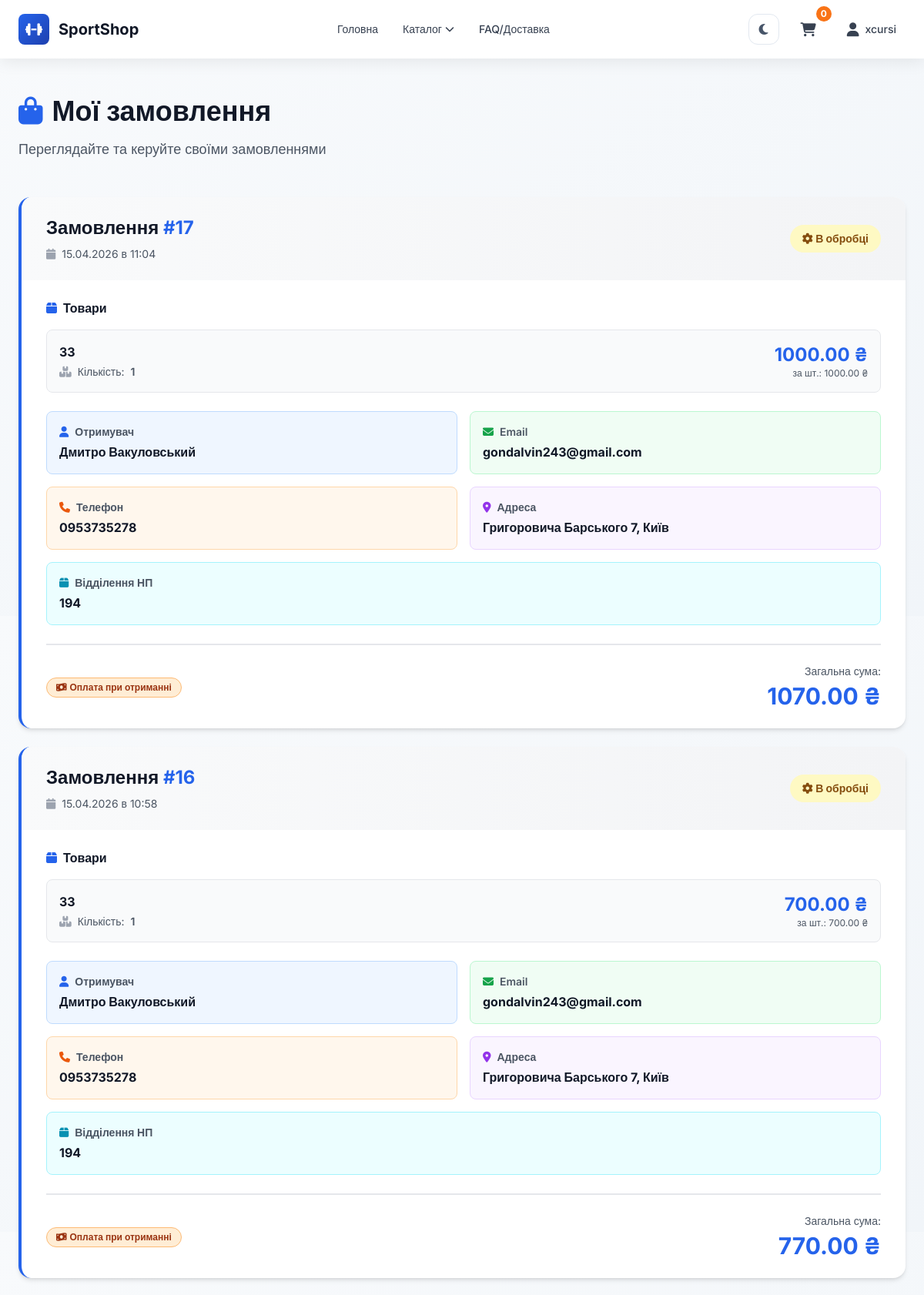
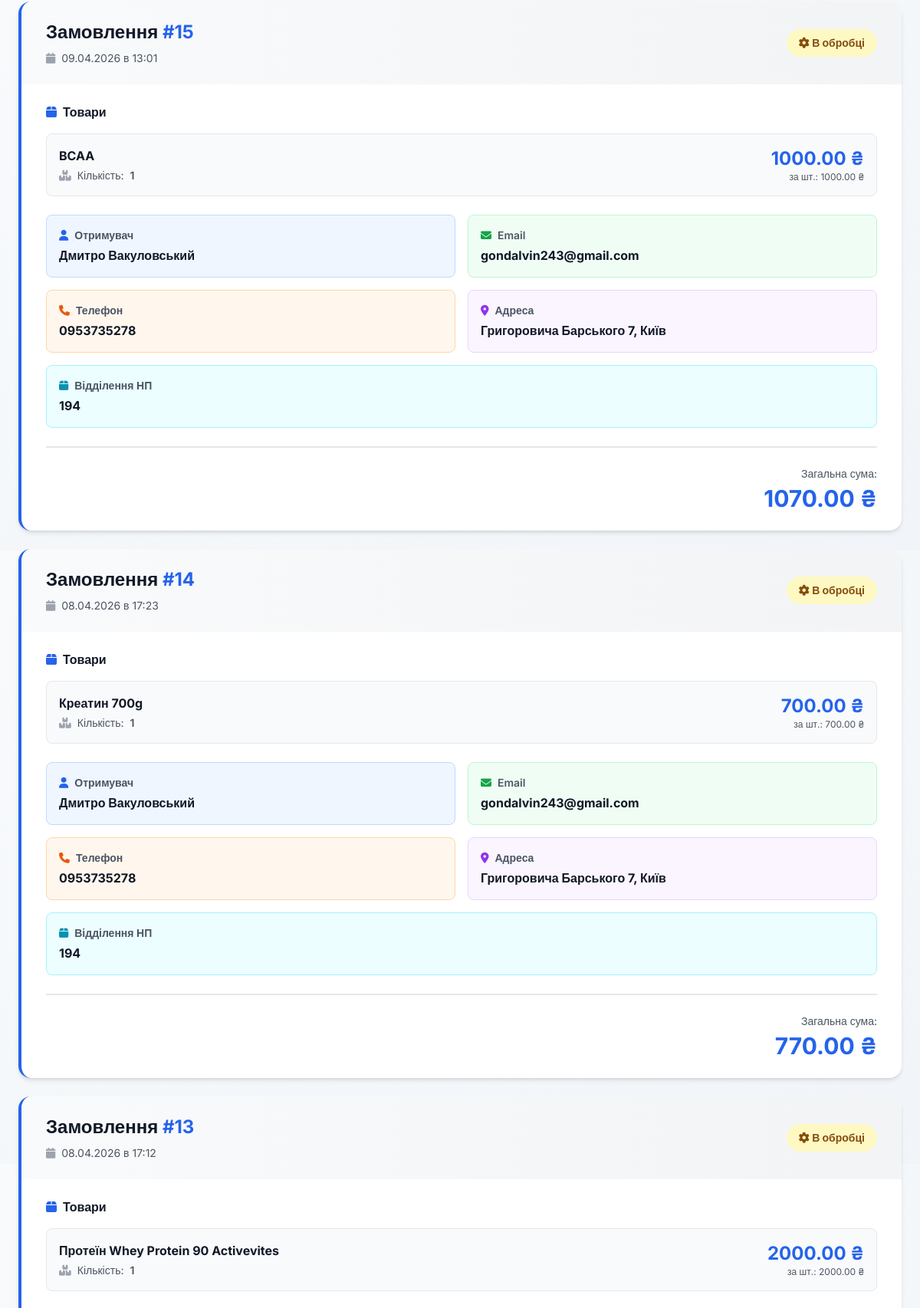
The app's page /orders/ (signed in, upper part) with its own data (2 pictures, top to bottom).
### shop/models.py (models this page shows, shortened)
class Customer(models.Model):
    username = models.CharField(max_length=150, unique=True)
    email = models.EmailField(unique=True)
    password = models.CharField(max_length=255)
    first_name = models.CharField(max_length=100, blank=True)
    last_name = models.CharField(max_length=100, blank=True)
    phone = models.CharField(max_length=20, blank=True)
    address = models.CharField(max_length=255, blank=True)
    city = models.CharField(max_length=100, blank=True)
    postal_code = models.CharField(max_length=20, blank=True)
    created_at = models.DateTimeField(auto_now_add=True)
    updated_at = models.DateTimeField(auto_now=True)
    is_active = models.BooleanField(default=True)

class Order(models.Model):
    customer = models.ForeignKey(Customer, on_delete=models.SET_NULL, null=True, blank=True, related_name='orders')
    first_name = models.CharField(max_length=50, blank=True)
    last_name = models.CharField(max_length=50, blank=True)
    email = models.EmailField(blank=True)
    phone = models.CharField(max_length=20, blank=True)
    address = models.CharField(max_length=255, blank=True)
    city = models.CharField(max_length=100, blank=True)
    postal_code = models.CharField(max_length=20, blank=True)
    postal_branch = models.CharField(max_length=100, blank=True)
    delivery_method = models.CharField(max_length=20, choices=DELIVERY_METHOD_CHOICES, default='np_branch', blank=True)
    payment_method = models.CharField(max_length=20, blank=True)
    payment_status = models.CharField(max_length=20, choices=PAYMENT_STATUS_CHOICES, default='pending')
    total = models.DecimalField(max_digits=10, decimal_places=2)
    shipping_cost = models.DecimalField(max_digits=10, decimal_places=2, default=0)
    created_at = models.DateTimeField(auto_now_add=True)
    status = models.CharField(max_length=20, choices=STATUS_CHOICES, default='processing')
    liqpay_token = models.CharField(max_length=64, blank=True, default='')

class OrderItem(models.Model):
    order = models.ForeignKey(Order, on_delete=models.CASCADE, related_name='items')
    product = models.ForeignKey('Product', on_delete=models.CASCADE)
    variant = models.ForeignKey('ProductVariant', on_delete=models.SET_NULL, null=True, blank=True)
    quantity = models.PositiveIntegerField(default=1)
    price = models.DecimalField(max_digits=10, decimal_places=2, null=True, blank=True)
    def total_price(self):
        qty = self.quantity if self.quantity is not None else 0
        prc = self.price if self.price is not None else 0
        return qty * prc

class Product(models.Model):
    name = models.CharField(max_length=200)
    stock_quantity = models.PositiveIntegerField(default=0, help_text="Кількість в наявності (використовується тільки якщо немає смаків)")
    description = models.TextField(blank=True)
    category = models.ForeignKey(Category, on_delete=models.SET_NULL, null=True, related_name='products')  # Категорія
    created_at = models.DateTimeField(auto_now_add=True)

### shop/views.py (the view)
# urls.py: path('orders/', views.orders, name='orders'),
def orders(request):
    customer_id = request.session.get('customer_id')
    if not customer_id:
        return redirect('shop:login')
    try:
        customer = Customer.objects.get(id=customer_id)
        user_orders = Order.objects.filter(customer=customer).order_by('-created_at')
        return render(request, 'shop/orders.html', {
            'orders': user_orders
        })
    except Customer.DoesNotExist:
        return redirect('shop:login')

### shop/context_processors.py (called while the page is built)
def cart_count(request):
    cart = request.session.get('cart', {})
    total_count = 0
    for quantity in cart.values():
        try:
            total_count += int(quantity)
        except (TypeError, ValueError):
            continue
    return {'cart_count': total_count}

def global_categories(request):
    categories = Category.objects.filter(parent__isnull=True).prefetch_related('subcategories')
    return {'parent_categories': categories}

def get_catalog_url(request):
    filters = request.session.get('catalog_filters', {})
    url = reverse('shop:catalog')
    if filters:
        url += '?' + urlencode(filters)
    return {'get_catalog_url': url}

### shop/templates/shop/orders.html (shortened to what this page needs)
{% extends 'shop/base.html' %}
{% block content %}
<div class="mb-12 fade-in-up">
    <div class="flex items-center gap-3 mb-4">
        <h1 class="text-3xl sm:text-4xl font-bold text-gray-900 flex items-center gap-3">
            <i class="fas fa-shopping-bag text-blue-600"></i> Мої замовлення
        </h1>
    </div>
    <p class="text-gray-600 text-lg">Переглядайте та керуйте своїми замовленнями</p>
</div>
{% if orders %}
    <div class="space-y-6 fade-in-up">
        {% for order in orders %}
            <div class="bg-white rounded-2xl shadow-md hover:shadow-lg transition border-l-4 border-blue-600 overflow-hidden">
                <div class="bg-gradient-to-r from-gray-50 to-gray-100 px-6 sm:px-8 py-6 flex flex-col sm:flex-row justify-between items-start sm:items-center gap-4">
                    <div>
                        <p class="text-2xl font-bold text-gray-900">Замовлення <span class="text-blue-600">#{{order.id}}</span></p>
                        <p class="text-gray-600 text-sm flex items-center gap-2 mt-2">
                            <i class="fas fa-calendar text-gray-400"></i>
                            {{ order.created_at|date:"d.m.Y в H:i" }}
                        </p>
                    </div>
                    <span class="px-4 py-2 rounded-full text-sm font-bold whitespace-nowrap
                        {% if order.status == 'new' %}
                            bg-blue-100 text-blue-800
                        {% elif order.status == 'processing' %}
                            bg-yellow-100 text-yellow-800
                        {% elif order.status == 'shipped' %}
                            bg-purple-100 text-purple-800
                        {% elif order.status == 'completed' %}
                            bg-green-100 text-green-800
                        {% else %}
                            bg-gray-100 text-gray-800
                        {% endif %}
                    ">
                        {% if order.status == 'new' %}
                            <i class="fas fa-hourglass-start"></i> Нове
                        {% elif order.status == 'processing' %}
                            <i class="fas fa-cog"></i> В обробці
                        {% elif order.status == 'shipped' %}
                            <i class="fas fa-truck"></i> Відправлено
                        {% elif order.status == 'completed' %}
                            <i class="fas fa-check-circle"></i> Виконано
                        {% else %}
                            Невідомий статус
                        {% endif %}
                    </span>
                </div>
                <div class="px-6 sm:px-8 py-6 space-y-6">
                    <div>
                        <h3 class="font-bold text-gray-900 mb-4 flex items-center gap-2">
                            <i class="fas fa-box text-blue-600"></i> Товари
                        </h3>
                        <div class="space-y-3">
                            {% for item in order.items.all %}
                                <div class="flex items-center justify-between bg-gray-50 p-4 rounded-lg border border-gray-200">
                                    <div class="flex-1">
                                        <p class="font-bold text-gray-900">{{ item.product.name }}</p>
                                        <p class="text-sm text-gray-600 flex items-center gap-2 mt-1">
                                            <i class="fas fa-boxes text-gray-400"></i>
                                            Кількість: <span class="font-semibold">{{ item.quantity }}</span>
                                        </p>
                                    </div>
                                    <div class="text-right">
                                        <p class="text-2xl font-bold text-blue-600">{{ item.total_price|floatformat:2 }} ₴</p>
                                        <p class="text-xs text-gray-600">за шт.: {{ item.price }} ₴</p>
                                    </div>
                                </div>
                            {% endfor %}
                        </div>
                    </div>
                    <div class="grid grid-cols-1 sm:grid-cols-2 gap-4">
                        <div class="bg-blue-50 border border-blue-200 rounded-lg p-4">
                            <p class="text-gray-600 text-sm font-semibold mb-1 flex items-center gap-2">
                                <i class="fas fa-user text-blue-600"></i> Отримувач
                            </p>
                            <p class="font-bold text-gray-900">{{ order.first_name }} {{ order.last_name }}</p>
                        </div>
                        <div class="bg-green-50 border border-green-200 rounded-lg p-4">
                            <p class="text-gray-600 text-sm font-semibold mb-1 flex items-center gap-2">
                                <i class="fas fa-envelope text-green-600"></i> Email
                            </p>
                            <p class="font-bold text-gray-900 break-all">{{ order.email }}</p>
                        </div>
                        <div class="bg-orange-50 border border-orange-200 rounded-lg p-4">
                            <p class="text-gray-600 text-sm font-semibold mb-1 flex items-center gap-2">
                                <i class="fas fa-phone text-orange-600"></i> Телефон
                            </p>
                            <p class="font-bold text-gray-900">{{ order.phone }}</p>
                        </div>
                        {% if order.address %}
                            <div class="bg-purple-50 border border-purple-200 rounded-lg p-4">
                                <p class="text-gray-600 text-sm font-semibold mb-1 flex items-center gap-2">
                                    <i class="fas fa-map-marker-alt text-purple-600"></i> Адреса
                                </p>
                                <p class="font-bold text-gray-900">
                                    {{ order.address }}{% if order.city %}, {{ order.city }}{% endif %}
                                </p>
                            </div>
                        {% endif %}
                        {% if order.postal_branch %}
                            {% if order.delivery_method == 'np_branch' or order.delivery_method == 'nova_poshta' %}
                                <div class="bg-cyan-50 border border-cyan-200 rounded-lg p-4 sm:col-span-2">
                                    <p class="text-gray-600 text-sm font-semibold mb-1 flex items-center gap-2">
                                        <i class="fas fa-box text-cyan-600"></i> Відділення НП
                                    </p>
                                    <p class="font-bold text-gray-900">{{ order.postal_branch }}</p>
                                </div>
                            {% endif %}
                        {% endif %}
                    </div>
                    <div class="flex justify-between items-center pt-6 border-t-2 border-gray-200">
                        <div>
                            {% if order.payment_status == 'paid' %}
                                <span class="inline-flex items-center gap-1 bg-green-100 text-green-800 font-semibold text-xs px-3 py-1 rounded-full border border-green-300">
                                    <i class="fas fa-check-circle"></i> Оплачено
                                </span>
                            {% elif order.payment_status == 'cod' %}
                                <span class="inline-flex items-center gap-1 bg-orange-100 text-orange-800 font-semibold text-xs px-3 py-1 rounded-full border border-orange-300">
                                    <i class="fas fa-money-bill-wave"></i> Оплата при отриманні
                                </span>
                            {% elif order.payment_status == 'failed' %}
                                <span class="inline-flex items-center gap-1 bg-red-100 text-red-800 font-semibold text-xs px-3 py-1 rounded-full border border-red-300">
                                    <i class="fas fa-times-circle"></i> Помилка оплати
                                </span>
                            {% endif %}
                        </div>
                        <div class="text-right">
                            <p class="text-sm text-gray-600 mb-1">Загальна сума:</p>
                            <p class="text-3xl font-bold text-blue-600">{{ order.total|floatformat:2 }} ₴</p>
                        </div>
                    </div>
                </div>
            </div>
        {% endfor %}
    </div>
{% endif %}
{% endblock %}

### shop/templates/shop/base.html (shortened to what this page needs)
{% load static %}
<!DOCTYPE html>
<html lang="uk">
<head>
    <script src="https://cdn.tailwindcss.com"></script>
    <link rel="stylesheet" href="https://cdnjs.cloudflare.com/ajax/libs/font-awesome/6.4.0/css/all.min.css">
    <link rel="stylesheet" href="{% static 'shop/style.css' %}">
</head>
<body class="min-h-screen flex flex-col bg-gradient-to-br from-slate-50 to-slate-100 text-gray-900">
<header class="bg-white header-shadow sticky top-0 z-30 transition-shadow">
    <div class="max-w-7xl mx-auto px-4 sm:px-6 py-3 sm:py-4 flex justify-between items-center">
        <a href="{% url 'shop:home' %}" class="flex items-center gap-3 group">
            <div class="w-10 h-10 bg-gradient-to-br from-blue-600 to-blue-800 rounded-lg flex items-center justify-center text-white font-bold text-lg group-hover:shadow-lg transition-shadow">
                <i class="fas fa-dumbbell"></i>
            </div>
            <span class="text-xl font-bold text-gray-900 hidden sm:inline group-hover:text-blue-600 transition">SportShop</span>
        </a>
        <nav class="hidden md:flex gap-8 text-sm font-medium">
            <a href="{% url 'shop:home' %}" class="text-gray-700 hover:text-blue-600 transition relative group">
                <span>Головна</span>
            </a>
            <div class="text-gray-700 hover:text-blue-600 transition relative group">
                <a href="{% url 'shop:catalog' %}" class="flex items-center gap-1">
                    <span>Каталог</span>
                    <i class="fas fa-chevron-down text-xs group-hover:rotate-180 transition-transform"></i>
                </a>
            </div>
            <a href="{% url 'shop:delivery' %}" class="text-gray-700 hover:text-blue-600 transition relative group">
                <span>FAQ/Доставка</span>
            </a>
        </nav>
        <div class="flex gap-2 sm:gap-4 items-center">
            <button type="button" class="theme-toggle" data-theme-toggle aria-label="Змінити тему" title="Змінити тему">
                <i class="fas fa-moon" data-theme-icon></i>
            </button>
            <a href="{% url 'shop:cart' %}" class="relative group px-3 py-2 rounded-lg hover:bg-gray-100 transition" data-cart-icon>
                <i class="fas fa-shopping-cart text-lg text-gray-700 group-hover:text-blue-600"></i>
                <span data-cart-count class="absolute -top-2 -right-2 bg-orange-500 text-white text-xs font-bold rounded-full w-5 h-5 flex items-center justify-center">{{ cart_count|default:0 }}</span>
            </a>
            {% if request.session.customer_id %}
                <div class="relative">
                    <button class="dropdown-toggle flex items-center gap-2 px-3 py-2 rounded-lg hover:bg-gray-100 transition text-gray-700 hover:text-blue-600" title="Профіль">
                        <i class="fas fa-user text-lg"></i>
                        <span class="hidden sm:inline text-sm font-medium">{{ request.session.customer_username }}</span>
                    </button>
                </div>
            {% endif %}
        </div>
    </div>
</header>
<main class="flex-1 w-full max-w-7xl mx-auto px-4 sm:px-6 py-8 sm:py-12">
    {% block content %}{% endblock %}
</main>
</body>
</html>

### shop/static/shop/style.css (style rules this page uses)
.theme-toggle { width: 40px; height: 40px; border-radius: 0.75rem; border: 1px solid #e2e8f0; background: #ffffff; color: #475569; display: inline-flex; align-items: center; justify-content: center; transition: all 0.2s ease; }
body { font-family: 'Inter', sans-serif; }
.header-shadow { box-shadow: 0 4px 20px rgba(0, 0, 0, 0.08); }

### records on screen
Customer: session.customer_username "xcursi"
Order: id "17", created_at "15.04.2026 в 11:04", status "processing" (drawn), first_name "Дмитро", last_name "Вакуловський", email "gondalvin243@gmail.com", phone "0953735278", address "Григоровича Барського 7", city "Київ", postal_branch "194", payment_status "cod" (drawn), total "1070.00"
OrderItem: product.name "33", quantity "1", total_price "1000.00", price "1000.00"
Order: id "16", created_at "15.04.2026 в 10:58", status "processing" (drawn), first_name "Дмитро", last_name "Вакуловський", email "gondalvin243@gmail.com", phone "0953735278", address "Григоровича Барського 7", city "Київ", postal_branch "194", payment_status "cod" (drawn), total "770.00"
OrderItem: product.name "33", quantity "1", total_price "700.00", price "700.00"
Order: id "15", created_at "09.04.2026 в 13:01", status "processing" (drawn), first_name "Дмитро", last_name "Вакуловський", email "gondalvin243@gmail.com", phone "0953735278", address "Григоровича Барського 7", city "Київ", postal_branch "194", total "1070.00"
OrderItem: product.name "BCAA", quantity "1", total_price "1000.00", price "1000.00"
Order: id "14", created_at "08.04.2026 в 17:23", status "processing" (drawn), first_name "Дмитро", last_name "Вакуловський", email "gondalvin243@gmail.com", phone "0953735278", address "Григоровича Барського 7", city "Київ", postal_branch "194", total "770.00"
OrderItem: product.name "Креатин 700g", quantity "1", total_price "700.00", price "700.00"
Order: id "13", created_at "08.04.2026 в 17:12", status "processing" (drawn)
OrderItem: product.name "Протеїн Whey Protein 90 Activevites", quantity "1", total_price "2000.00", price "2000.00"

### other values on screen
{{ cart_count|default:0 }} "0"
